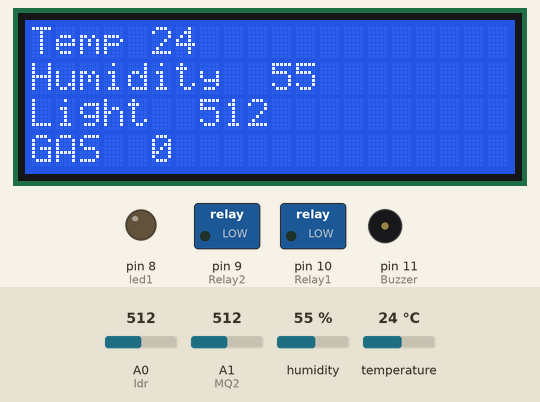
This sketch was run on a simulated Arduino Uno, built with avr-gcc and run on an emulated ATmega328P. Parts: 20×4 character LCD, switched loads named in the sketch (green lamp = pin HIGH), output pins drawn as LEDs (lit = HIGH), buzzer (waves = sounding, pin HIGH). Wiring (inferred from the names in the program): DHT22 sensor: data pin 4. The inputs (shaded band) are chosen by the test bench; at power-on: temperature 24 °C, humidity 55 %, A0 (ldr) = 512, A1 (MQ2) = 512. Pins used as bus, display or sensor lines are not drawn; what the sketch prints to the serial monitor is not drawn.

Above: at 1.7 s.
1.8 s: temperature set to 20.3 °C
10.2 s: temperature set to 19.3 °C
At 17.0 s:
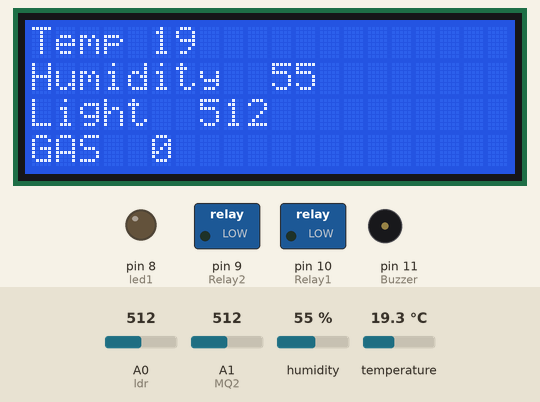
18.2 s: temperature set to 33 °C
At 24.0 s:
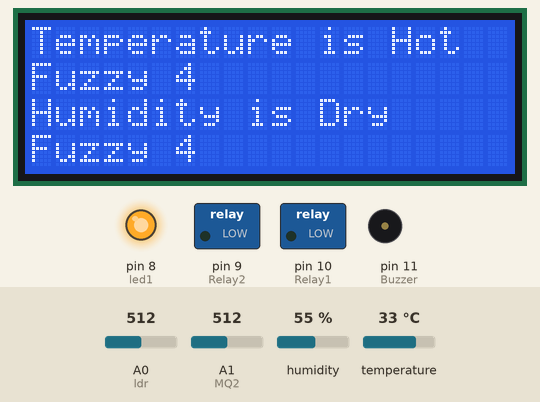
24.3 s: humidity set to 51 %
At 29.6 s:
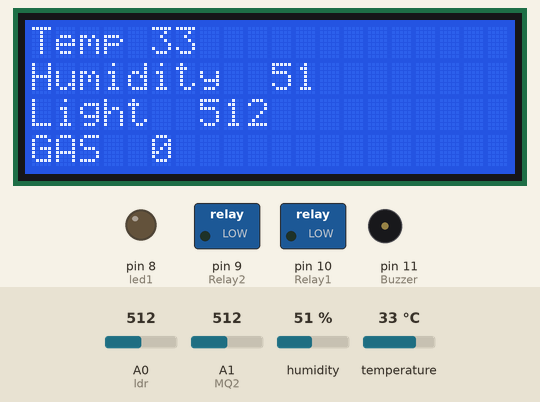
30.6 s: humidity set to 48 %
At 35.4 s:
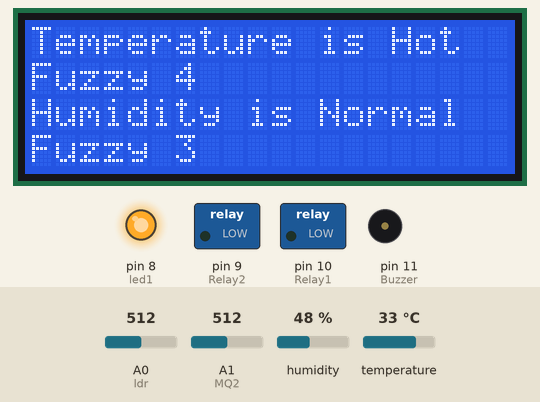
36.4 s: humidity set to 41 %
At 42.0 s:
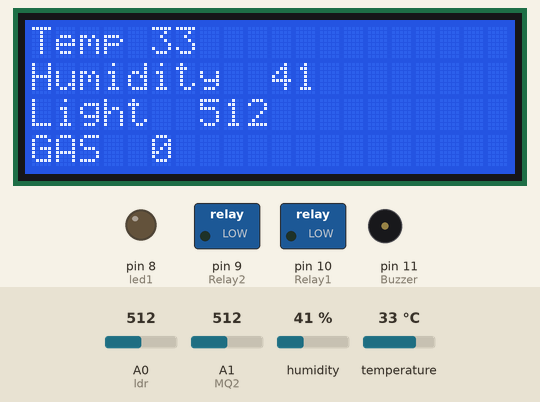
42.7 s: humidity set to 38 %
At 47.4 s:
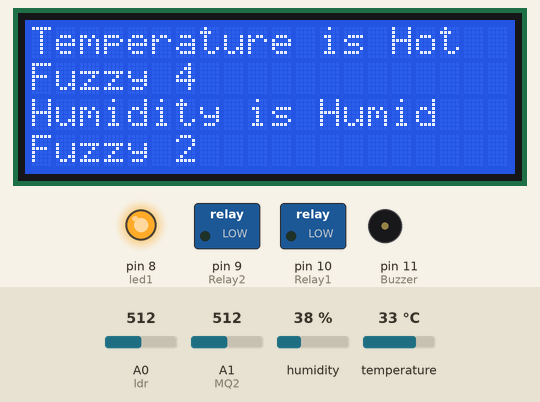
Timing chart, 0 to 53.3 s (numbered marks = the images above; inputs shaded):
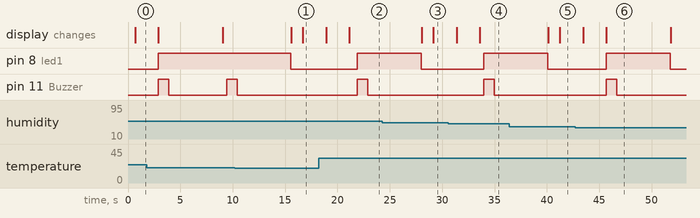

The sketch:

Bluetooth_Building_Control_System_fuzzy_IR_OK.ino
```cpp
/*
   2017 05 10  update sensor reading time tuning
   temperature and humidity min and max limit checking
   by Dr. Aung Win Htut
*/
#include<SoftwareSerial.h>  //for bluetooth
#include <dht.h> //for DHT22
#include <IRremote.h>//for IR control //Control pin must be digital pin (3)!!!!!
#include <LiquidCrystal_I2C.h>
//LiquidCrystal_I2C lcd(0x27, 2, 1, 0, 4, 5, 6, 7, 3, POSITIVE); //16*4
LiquidCrystal_I2C lcd(0x3F, 2, 1, 0, 4, 5, 6, 7, 3, POSITIVE); //20*4


//pin configuration
#define DHT22_PIN 4
#define ldr A0
#define MQ2 A1
#define IRtransmitter 3
#define IRreceiver 2
#define Buzzer 11
#define led1 8
#define Relay1 10
#define Relay2 9

//Config values
static int maxgas = 200;
static int mingas = 20;


//flags and key parameters
static int sgas = 0;
static int stemperature = 3; // 1-very cold <10  2-cold <20  3-normal 20-30 4-hot 30-35 5-very hot >35
static int shumidity = 3; //  5-very humid >60  4-humid 50-60 3-normal 40-50 2-dry 40-30 1-very dry <30
static int tflag[5] = {0, 0, 0, 0, 0}; //flag =3 trigger
static int hflag[5] = {0, 0, 0, 0, 0}; //flag =3 trigger
static int status = 1;


//IR object declare
IRsend irsend;


//creating dht and blueooth objects
dht DHT;
SoftwareSerial BlueTooth(6, 7);       //TXD11  RXD12


//creating structure for dht22
struct
{
  uint32_t total;
  uint32_t ok;
  uint32_t crc_error;
  uint32_t time_out;
  uint32_t connect;
  uint32_t ack_l;
  uint32_t ack_h;
  uint32_t unknown;
} stat = { 0, 0, 0, 0, 0, 0, 0, 0};


//Setting up for the very first time and once only
void setup() {
  Serial.begin(9600);
  lcd.begin(20, 4);
  lcd.backlight();
  lcd.setCursor(0, 0);
  lcd.print("Weather Station");
  lcd.setCursor(0, 1);
  lcd.print("Welcome!");
  //pinmode settings
  pinMode(led1, OUTPUT);
  pinMode(Relay1, OUTPUT);
  pinMode(Relay2, OUTPUT);
  pinMode(Buzzer, OUTPUT);

  Serial.println("Hello,Green Hackers!"); //$
  BlueTooth.begin(9600);
  delay(500);


}

////////////////////////////////////////
//Main Loop Start Here
void loop() {
  Serial.println("Loop Started");//$

  funReadSensor(); //calling fun to read sensor values
  delay(1000);

  if (BlueTooth.available()) {
    Serial.write(BlueTooth.read());
  }
  if (Serial.available() > 0)
  {
    int incomingByte = Serial.read();
  }
}
//Main Loop End Here
//////////////////////////////////////////


//////////////////////////////////////////////
//Function for Reading Sensor value start here
void funReadSensor()
{
  //sensor variables
  float temp = 0;
  float temp1;
  float light;
  float humidity;
  float gas;

  //if you want to read lm35 temperature sensor
  //Serial.print("Reading Temp");
  //temp = analogRead(lm35);
  //temp = temp * 0.48828125;

  //Reading Light value (10kOhm pull up)
  light = analogRead(ldr);

  //Reading Gas vlue (10kOhm pull up)
  gas = analogRead(MQ2);
  if ((gas > mingas) && (gas < maxgas))
  {
    sgas = gas;
  }

  //Read DHT sensor to measure Temperature and Humidity
  //(10kOhm pull down)
  //checking error!
  int chk = DHT.read22(DHT22_PIN);
  switch (chk)
  {
    case DHTLIB_OK:
      stat.ok++;
      Serial.println("OK,\t");
      break;
    case DHTLIB_ERROR_CHECKSUM:
      stat.crc_error++;
      Serial.println("Checksum error,\t");
      break;
    case DHTLIB_ERROR_TIMEOUT:
      stat.time_out++;
      Serial.println("Time out error,\t");
      break;
    case DHTLIB_ERROR_CONNECT:
      stat.connect++;
      Serial.println("Connect error,\t");
      break;
    case DHTLIB_ERROR_ACK_L:
      stat.ack_l++;
      Serial.println("Ack Low error,\t");
      break;
    case DHTLIB_ERROR_ACK_H:
      stat.ack_h++;
      Serial.println("Ack High error,\t");
      break;
    default:
      stat.unknown++;
      Serial.println("Unknown error,\t");
      break;
  }
  //if no error read humidity and temperature
  humidity = DHT.humidity;
  temp1 = DHT.temperature;

  //sending to serial port //$
  Serial.print("Light");
  Serial.print(",\t");
  Serial.print(",\t");
  Serial.print("GAS");
  Serial.print(",\t");
  Serial.print("Temp(DHT22)");
  Serial.print(",\t");
  Serial.println("Humidity");
  Serial.print(light);
  Serial.print(",\t");
  Serial.print(",\t");
  Serial.print(sgas);
  Serial.print(",\t");
  Serial.print(",\t");
  Serial.print(temp1);
  Serial.print(",\t");
  Serial.print(",\t");
  Serial.print(humidity);
  Serial.println("");
  //sending serial data end here

  //copying measured variables
  int L = light;
  int T = temp;
  int T1 = temp1;
  int H = humidity;
  int G = sgas;

  //Checking fuzzy levels for temperature
  //Call funShowFuzzyResult onlyif the result actually change 3 times
  if (T1 < 10)
  {
    for (int i = 1; i < 5; i++)
    {
      tflag[i] = 0;
    }
    tflag[0]++;
    if (tflag[0] == 3)
    {
      stemperature = 1;
      funShowFuzzyResult();
    }
  }
  else if ((T1 >= 10) && (T1 < 20))
  {
    tflag[0] = 0;
    tflag[2] = 0;
    tflag[3] = 0;
    tflag[4] = 0;

    tflag[1]++;
    if (tflag[1] == 3)
    {
      stemperature = 2;
      funShowFuzzyResult();
    }
  }
  else if ((T1 >= 20) && (T1 < 30))
  {
    tflag[0] = 0;
    tflag[1] = 0;
    tflag[3] = 0;
    tflag[4] = 0;

    tflag[2]++;
    if (tflag[2] == 3)
    {
      stemperature = 3;
      funShowFuzzyResult();
    }
  }
  else if ((T1 >= 30) && (T1 <= 35))
  {
    tflag[0] = 0;
    tflag[1] = 0;
    tflag[2] = 0;
    tflag[4] = 0;

    tflag[3]++;
    if (tflag[3] == 3)
    {
      stemperature = 4;
      funShowFuzzyResult();
    }
  }
  else if (T1 > 35)
  {
    tflag[0] = 0;
    tflag[1] = 0;
    tflag[2] = 0;
    tflag[3] = 0;

    tflag[4]++;
    if (tflag[4] == 3)
    {
      stemperature = 5;
      funShowFuzzyResult();
    }
  }

  //Checking fuzzy levels for humidity
  if (H > 60)
  {
    for (int i = 1; i < 5; i++)
    {
      hflag[i] = 0;
    }
    hflag[0]++;
    if (hflag[0] == 3)
    {
      shumidity = 5;
      funShowFuzzyResult();
    }
  }
  else if ((H >= 50) && (H < 60))
  {
    hflag[0] = 0;
    hflag[2] = 0;
    hflag[3] = 0;
    hflag[4] = 0;

    hflag[1]++;
    if (hflag[1] == 3)
    {
      shumidity = 4;
      funShowFuzzyResult();
    }
  }
  else if ((H >= 40) && (H < 50))
  {
    hflag[0] = 0;
    hflag[1] = 0;
    hflag[3] = 0;
    hflag[4] = 0;

    hflag[2]++;
    if (hflag[2] == 3)
    {
      shumidity = 3;
      funShowFuzzyResult();
    }
  }
  else if ((H >= 30) && (H <= 40))
  {
    hflag[0] = 0;
    hflag[1] = 0;
    hflag[2] = 0;
    hflag[4] = 0;

    hflag[3]++;
    if (hflag[3] == 3)
    {
      shumidity = 2;
      funShowFuzzyResult();
    }
  }
  else if (H < 30)
  {
    hflag[0] = 0;
    hflag[1] = 0;
    hflag[2] = 0;
    hflag[3] = 0;

    hflag[4]++;
    if (hflag[4] == 3)
    {
      shumidity = 1;
      funShowFuzzyResult();
    }
  }

  //Checking light value whether dark and switch led on buzzer on
  //Call funShowFuzzyResult onlyif the result actually change 3 times
  if (L > 400)
  {
    digitalWrite(led1, LOW);
  }
  else
  {
    funBuzzerLed(); //calling buzzer on led on function
  }

  //Must change int to string to send by bluetooth and serial
  String l, t, t1, h, g;
  String st, sh;

  //change integer to string
  l = String(L);
  t = String(T);
  t1 = String(T1);
  h = String(H);
  g = String(G);
  st = String(stemperature);
  sh = String(shumidity);

  //Sending Serial again //$
  Serial.print(L);
  Serial.print(",\t");
  Serial.print(",\t");
  Serial.print(T);
  Serial.print(",\t");
  Serial.print(",\t");
  Serial.print(T1);
  Serial.print(",\t");
  Serial.print(",\t");
  Serial.println(H);
  Serial.println(t1 + '@' + h + '@' + l + '@' + g );
  //Sending Serial End here

  //Sending to bluetooth , separating by special @ char
  BlueTooth.println(t1 + '@' + t1 + '@' + h + '@' + l + '@' + g + '@' + st + '@' + sh );
  //Sending to bluetooth end here

  //LCD print out start here
  lcd.clear();
  lcd.setCursor(0, 0);
  lcd.print("Temp ");
  lcd.print(t1);
  lcd.setCursor(0, 1);
  lcd.print("Humidity  ");
  lcd.print(h);
  lcd.setCursor(0, 2);
  lcd.print("Light  ");
  lcd.print(l);
  lcd.setCursor(0, 3);
  lcd.print("GAS  ");
  lcd.print(g);
  //LCD print out end here
}
//Function for Reading Sensor value end here
////////////////////////////////////////////////

///////////////////////////////////////////////////////////////////////////////////////////////////////////////////////////////
//Showing FUZZY results on LCD
void funShowFuzzyResult()
{
  lcd.clear();
  switch (stemperature)
  {
    case 1: lcd.setCursor(0, 0); lcd.print("Temperature is Very Cold"); lcd.setCursor(0, 1); lcd.print("Fuzzy 1"); break;
    case 2: lcd.setCursor(0, 0); lcd.print("Temperature is Cold");      lcd.setCursor(0, 1); lcd.print("Fuzzy 2"); break; break;
    case 3: lcd.setCursor(0, 0); lcd.print("Temperature is Normal");    lcd.setCursor(0, 1); lcd.print("Fuzzy 3"); break; break;
    case 4: lcd.setCursor(0, 0); lcd.print("Temperature is Hot");       lcd.setCursor(0, 1); lcd.print("Fuzzy 4"); break; break;
    case 5: lcd.setCursor(0, 0); lcd.print("Temperature is Very Hot");  lcd.setCursor(0, 1); lcd.print("Fuzzy 5"); break; break;
  }
  switch (shumidity)
  {
    case 1: lcd.setCursor(0, 2); lcd.print("Humidity is Very Humid");   lcd.setCursor(0, 3); lcd.print("Fuzzy 1"); break;
    case 2: lcd.setCursor(0, 2); lcd.print("Humidity is Humid");        lcd.setCursor(0, 3); lcd.print("Fuzzy 2"); break; break;
    case 3: lcd.setCursor(0, 2); lcd.print("Humidity is Normal");       lcd.setCursor(0, 3); lcd.print("Fuzzy 3"); break; break;
    case 4: lcd.setCursor(0, 2); lcd.print("Humidity is Dry");          lcd.setCursor(0, 3); lcd.print("Fuzzy 4"); break; break;
    case 5: lcd.setCursor(0, 2); lcd.print("Humidity is Very Dry");     lcd.setCursor(0, 3); lcd.print("Fuzzy 5"); break; break;
  }
  funFuzzyControlAircon(stemperature + shumidity);
  funBuzzerLed();

  delay(5000);
}
//function End here
//////////////////////////////////////////////////////////////////////////////////////////////////////////////////////////////////

/////////////////////////////////////
//function for buzzer on led on
void funBuzzerLed()
{
  digitalWrite(led1, HIGH);
  digitalWrite(Buzzer, HIGH);
  delay(1000);
  digitalWrite(Buzzer, LOW);
  delay(100);
}
//function end here
/////////////////////////////////////


void funFuzzyControlAircon(int iFuzzy)
{
  //IRcodes
  int khz = 38; // 38kHz carrier frequency for the NEC protocol
  unsigned int irSignal1[] = {4450, 4450, 550 , 1700 , 550 , 1650, 550, 1700 , 500, 600, 550, 600 , 500, 550, 550, 600, 500, 600, 500, 1700, 550 , 1700, 500, 1700, 550, 600, 500, 600, 500, 600, 500, 600, 550, 550, 550, 1700 , 500, 1700, 550, 1650, 550, 600, 500, 600, 550 , 550, 550, 600, 500, 600, 500, 600, 550, 550 , 550, 600, 500 , 1700 , 500, 1700 , 550, 1700, 500, 1700, 550 , 1650, 550 };
  unsigned int irSignal2[] = {4500, 4450, 550 , 1700, 500, 1700, 550, 1650, 550, 600, 500, 600, 550, 600, 500, 600, 500, 600, 500, 1700 , 550, 1700, 500 , 1700, 550 , 550 , 550, 600, 500, 600, 500 , 600, 550, 550, 550, 1700, 500, 1700, 550, 600, 500, 1700, 500, 600, 550, 550, 550 , 550, 550, 600, 500 , 600 , 550 , 550, 550, 1650, 550, 600, 500 , 1700, 550, 1700, 500, 1700, 550, 1650, 550 };
  unsigned int irPower[] = {700, 3550, 800, 3400, 800, 3400, 800, 3400, 850, 1350, 800 , 1350, 850, 3400, 800, 1350, 850 , 1400, 800, 1350, 800, 1350, 850, 1350 , 850, 3350 , 850, 3400, 800, 1350, 800, 3400, 950, 3400, 800, 3400, 800, 1350, 800, 1400, 800, 3400, 800, 3400, 850, 3400, 800, 3400, 850, 1350, 850, 1350, 800, 3400, 800, 3400, 850, 1300, 850, 1350, 850, 1350, 800 , 1350, 850, 1400, 800 , 3400, 800, 1350, 850, 3350 , 850, 1350, 850, 3350, 850, 1350, 800, 1350, 850, 3400, 850, 1350, 800, 3400 , 850 , 1350, 800, 3400, 800 , 1400, 800 , 3400, 800 , 3400, 800};
  unsigned int irDown[] = {650, 3550, 800, 3400, 800, 3400 , 850, 3400 , 800, 1350 , 800 , 1400, 800, 3400 , 800 , 1350, 850, 1400, 800, 1350, 800 , 1400 , 800, 1350 , 850, 3350, 850, 3400, 800, 1350, 800, 3400, 950, 3400, 800 , 3400, 800 , 1350 , 800, 1400, 800, 3400, 800, 3400, 850, 1350, 800, 1350, 850, 1400, 800, 1350, 800, 3400, 850, 3700 , 800 , 1350, 850 , 1350, 850, 3400, 800, 3400, 850, 1350, 850, 3400, 800, 1350, 800, 3400, 800, 1350 , 850, 3400, 850, 1350, 800 , 1350, 850 , 3400, 850, 1350, 800, 3400, 800, 1350, 850, 3400 , 800 , 1350, 850, 3400 , 800, 3400, 800};
  unsigned int irUp[] = {700, 3500 , 850, 3400 , 800 , 3400, 850, 3350, 850 , 1300, 900, 1300 , 850, 3350, 850, 1350, 900, 1300, 850, 1350 , 850, 1300, 850, 1300, 900, 3350 , 850, 3350, 850 , 1350, 800, 3400, 950, 3350, 850, 3350, 850, 1350, 850, 1300, 900, 3350, 850, 3350, 850, 3350, 850, 3400, 850, 1350, 850, 1300, 850 , 3400, 850, 3350, 850, 1300, 850, 1350, 850, 1300, 850, 1350, 900, 1300, 850, 3400, 800, 1350, 800, 3400, 850, 1300, 850, 3400, 800, 1350, 850, 1350, 900, 3350, 850, 1350 , 800 , 3400, 800, 1350, 850 , 3400, 800, 1350, 800 , 3400, 850 , 3400, 750};

  int iCount = iFuzzy - 6;

  if (iCount > 0)
  {
    for (int i = 0; i < iCount; i++)
    {
      irsend.sendRaw(irSignal2, sizeof(irSignal2) / sizeof(irSignal2[0]), khz); //Note the approach used to automatically calculate the size of the array.
      delay(300);
    }
  }
  else if (iCount < 0)
  {
    iCount = abs(iCount);
    for (int i = 0; i < iCount; i++)
    {
      irsend.sendRaw(irSignal1, sizeof(irSignal1) / sizeof(irSignal1[0]), khz); //Note the approach used to automatically calculate the size of the array.
      delay(300);
    }
  }

}
```

Measured:
- the behaviour switches between 50 and 49 % on humidity (found by bisection; images 3 and 4)
- the behaviour switches between 40 and 39 % on humidity (found by bisection; images 5 and 6)
- after the input at 10.2 s, the display: first differs from a run without the input after 6.5 s (image 1)
- after the input at 18.2 s, pin 8 (led1): LOW → HIGH after 3.7 s instead of 0.70 s; the display: first changes after 0.75 s (image 2 shows a later state)
- after the input at 24.3 s, the display: first differs from a run without the input after 4.9 s (image 3)
- after the input at 30.6 s, pin 8 (led1): LOW → HIGH after 3.4 s; pin 11 (Buzzer): LOW → HIGH after 3.4 s, → LOW 1.0 s later; the display: first changes after 0.80 s (image 4 shows a later state)
- after the input at 36.4 s, the display: first differs from a run without the input after 4.8 s (image 5)
- after the input at 42.7 s, pin 8 (led1): LOW → HIGH after 3.0 s, → LOW 6.1 s later; pin 11 (Buzzer): LOW → HIGH after 3.0 s, → LOW 1.0 s later; the display: first changes after 0.79 s (image 6 shows a later state)
